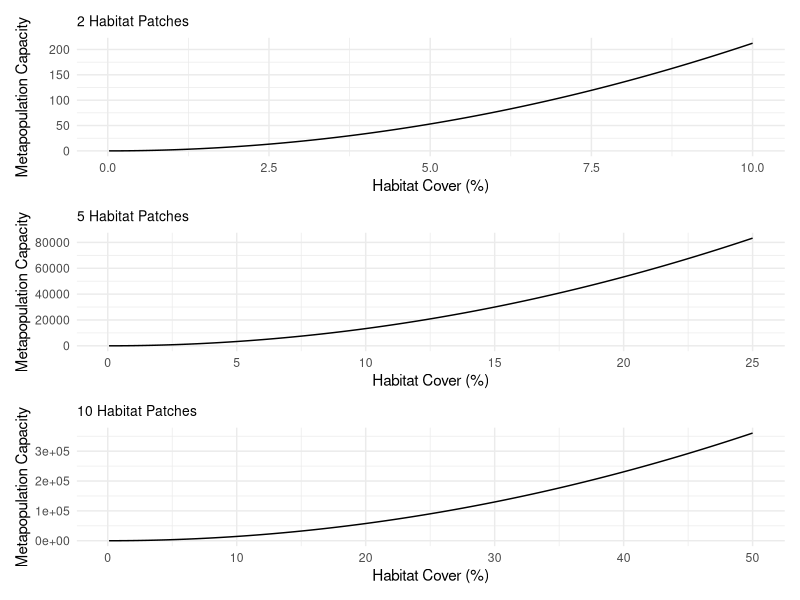
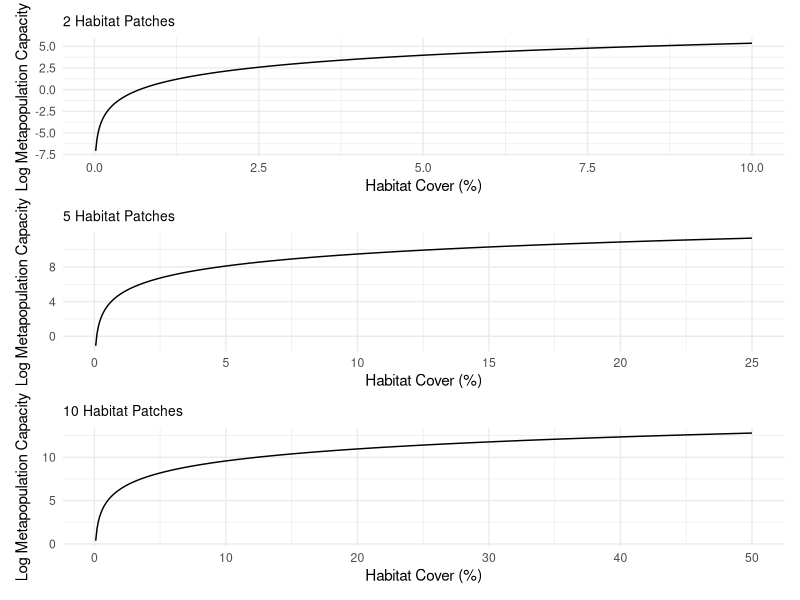
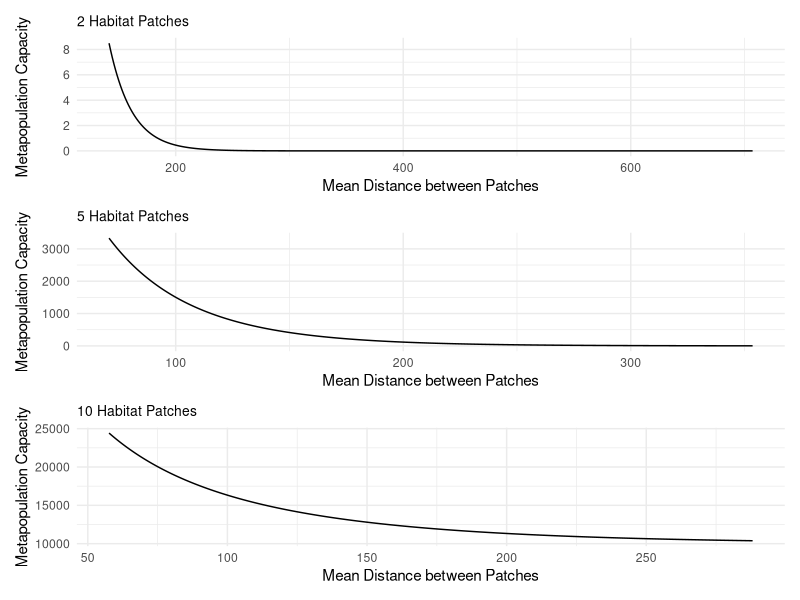
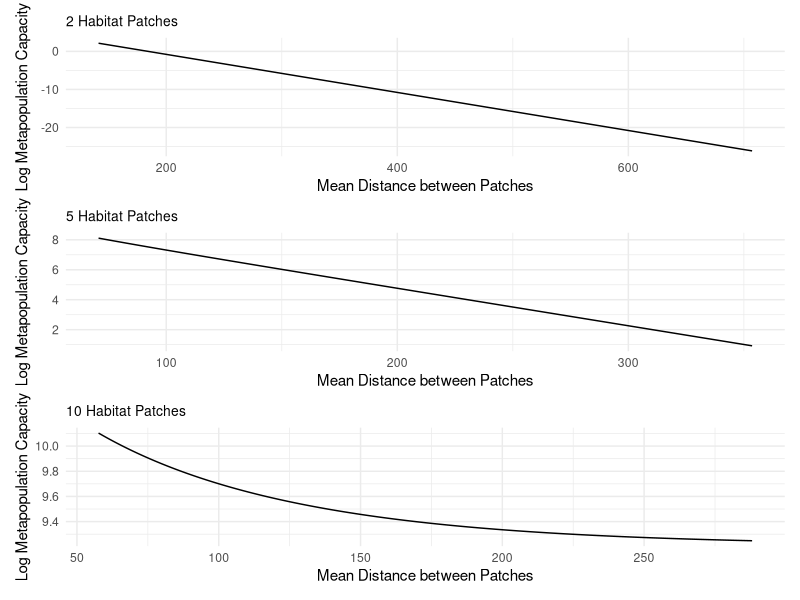
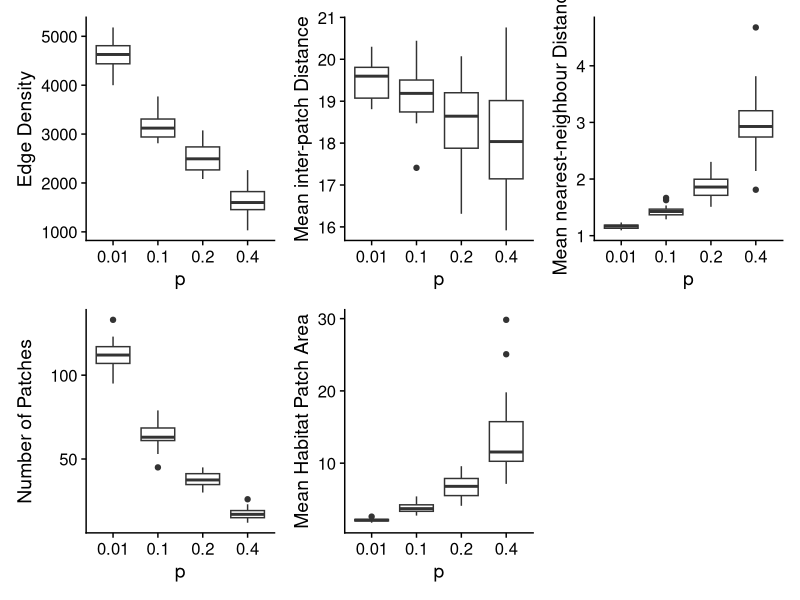

Write R code to recreate these figures, in order.
## ---- chunk 1


rm(list = ls())

library(tidyverse)
library(patchwork)


# Generate and Plot Habitat Patches ---------------------------------------


# Define 10 equally spaced habitat patches
points_10 <- data.frame(
  x = seq(0, 100, length.out = 10),
  y = seq(0, 100, length.out = 10)
)

# Define 5 equally spaced habitat patches
points_5 <- data.frame(
  x = seq(0, 100, length.out = 5),
  y = seq(0, 100, length.out = 5)
)

# Define 2 equally spaced habitat patches
points_2 <- data.frame(
  x = seq(0, 100, length.out = 2),
  y = seq(0, 100, length.out = 2)
)



# Calculate Metapopulation Capacity ---------------------------------------

# Set alpha
alpha <- 0.05  # change as needed

distance_matrix_2 <- as.matrix(dist(points_2))
distance_matrix_5 <- as.matrix(dist(points_5))
distance_matrix_10 <- as.matrix(dist(points_10))

# Number of patches
n_patches_2 <- nrow(points_2)
n_patches_5 <- nrow(points_5)
n_patches_10 <- nrow(points_10)

# Create results dataframe
results_2 <- data.frame(
  habitat_area = numeric(),
  metapop_cap = numeric()
)
results_5 <- data.frame(
  habitat_area = numeric(),
  metapop_cap = numeric()
)
results_10 <- data.frame(
  habitat_area = numeric(),
  metapop_cap = numeric()
)


# Loop from habitat area 1 to 500 for 2 patches
for (a in 1:500) {
  
  # generate area matrix
  area_matrix <- matrix(a^2, nrow = n_patches_2, ncol = n_patches_2)
  
  dispersal_matrix <- exp(-alpha * distance_matrix_2)
  
  diag(dispersal_matrix) <- 0 # set diagonal back to 0
  
  # multiply dispersal matrix by area matrix
  connectivity_matrix <- area_matrix * dispersal_matrix
  
  # extract eigenvalues
  eig <- eigen(connectivity_matrix)
  
  # find the leading eigenvalue
  leading_eig <- eig$values[1]
  
  # update results
  results_2 <- rbind(results_2, data.frame(habitat_area = a, metapop_cap = leading_eig))
}


# Loop from habitat area 1 to 500 for 5 patches
for (a in 1:500) {
  
  # generate area matrix
  area_matrix <- matrix(a^2, nrow = n_patches_5, ncol = n_patches_5)
  
  dispersal_matrix <- exp(-alpha * distance_matrix_5)
  
  diag(dispersal_matrix) <- 0 # set diagonal back to 0
  
  # multiply dispersal matrix by area matrix
  connectivity_matrix <- area_matrix * dispersal_matrix
  
  # extract eigenvalues
  eig <- eigen(connectivity_matrix)
  
  # find the leading eigenvalue
  leading_eig <- eig$values[1]
  
  # update results
  results_5 <- rbind(results_5, data.frame(habitat_area = a, metapop_cap = leading_eig))
}



# Loop from habitat area 1 to 500 for 10 patches
for (a in 1:500) {
  
  # generate area matrix
  area_matrix <- matrix(a^2, nrow = n_patches_10, ncol = n_patches_10)
  
  
  dispersal_matrix <- exp(-alpha * distance_matrix_10)
  
  diag(dispersal_matrix) <- 0 # set diagonal back to 0
  
  # multiply dispersal matrix by area matrix# Step 3: Connectivity matrix = area * dispersal
  connectivity_matrix <- area_matrix * dispersal_matrix
  
  # extract eigenvalues
  eig <- eigen(connectivity_matrix)
  
  # find the leading eigenvalue
  leading_eig <- eig$values[1]
  
  # update results
  results_10 <- rbind(results_10, data.frame(habitat_area = a, metapop_cap = leading_eig))
}







# Plot Graphs -------------------------------------------------------------

results_2$habitat_cover <- ((results_2$habitat_area * 2)/(100*100)) *100
results_5$habitat_cover <- ((results_5$habitat_area * 5)/(100*100)) *100
results_10$habitat_cover <- ((results_10$habitat_area * 10)/(100*100)) *100


# Plot Metapopulation Capacity

mp_1 <- ggplot(results_2, aes(x = habitat_cover, y = metapop_cap)) +
  geom_line() +
  labs(
    title = "2 Habitat Patches",
    x = "Habitat Cover (%)",
    y = "Metapopulation Capacity"
  ) +
  theme_minimal() +
  theme(
    plot.title = element_text(size = 10, face = "plain")
  )

mp_2 <- ggplot(results_5, aes(x = habitat_cover, y = metapop_cap)) +
  geom_line() +
  labs(
    title = "5 Habitat Patches",
    x = "Habitat Cover (%)",
    y = "Metapopulation Capacity"
  ) +
  theme_minimal() +
  theme(
    plot.title = element_text(size = 10, face = "plain")
  )

mp_3 <- ggplot(results_10, aes(x = habitat_cover, y = metapop_cap)) +
  geom_line() +
  labs(
    title = "10 Habitat Patches",
    x = "Habitat Cover (%)",
    y = "Metapopulation Capacity"
  ) +
  theme_minimal() +
  theme(
    plot.title = element_text(size = 10, face = "plain")
  )
  

mp_1 / mp_2 / mp_3


## ---- chunk 2


# Plot log metapopulation capacity

log_mp_1 <- ggplot(results_2, aes(x = habitat_cover, y = log(metapop_cap))) +
  geom_line() +
  labs(
    title = "2 Habitat Patches",
    x = "Habitat Cover (%)",
    y = "Log Metapopulation Capacity"
  ) +
  theme_minimal() +
  theme(
    plot.title = element_text(size = 10, face = "plain")
  )

log_mp_2 <- ggplot(results_5, aes(x = habitat_cover, y = log(metapop_cap))) +
  geom_line() +
  labs(
    title = "5 Habitat Patches",
    x = "Habitat Cover (%)",
    y = "Log Metapopulation Capacity"
  ) +
  theme_minimal() +
  theme(
    plot.title = element_text(size = 10, face = "plain")
  )

log_mp_3 <- ggplot(results_10, aes(x = habitat_cover, y = log(metapop_cap))) +
  geom_line() +
  labs(
    title = "10 Habitat Patches",
    x = "Habitat Cover (%)",
    y = "Log Metapopulation Capacity"
  ) +
  theme_minimal() +
  theme(
    plot.title = element_text(size = 10, face = "plain")
  )


log_mp_1 / log_mp_2 / log_mp_3



## ---- chunk 3



rm(list = ls())

library(tidyverse)
library(patchwork)


# Generate and Plot Habitat Patches ---------------------------------------


# Define 10 equally spaced habitat patches
points_10 <- data.frame(
  x = seq(0, 100, length.out = 10),
  y = seq(0, 100, length.out = 10)
)

# Define 5 equally spaced habitat patches
points_5 <- data.frame(
  x = seq(0, 100, length.out = 5),
  y = seq(0, 100, length.out = 5)
)

# Define 2 equally spaced habitat patches
points_2 <- data.frame(
  x = seq(0, 100, length.out = 2),
  y = seq(0, 100, length.out = 2)
)



# Calculate Metapopulation Capacity ---------------------------------------

# Set alpha
alpha <- 0.05  

# Number of patches
n_patches_2 <- nrow(points_2)
n_patches_5 <- nrow(points_5)
n_patches_10 <- nrow(points_10)

distance_matrix_2 <- as.matrix(dist(points_2))
distance_matrix_5 <- as.matrix(dist(points_5))
distance_matrix_10 <- as.matrix(dist(points_10))

# Create results dataframe
results_2 <- data.frame(
  mean_distance = numeric(),
  metapop_cap = numeric()
)
results_5 <- data.frame(
  mean_distance = numeric(),
  metapop_cap = numeric()
)
results_10 <- data.frame(
  mean_distance = numeric(),
  metapop_cap = numeric()
)

# set area to 100 units
a <- 100

# Loop from distance multiplier of 1 to 500
for (d in seq(1, 5, by = 0.01)) {
  
  # generate area matrix
  area_matrix <- matrix(a^2, nrow = n_patches_2, ncol = n_patches_2)
  
  scaled_distance_matrix <- distance_matrix_2 *d
  
  dispersal_matrix <- exp(-alpha * scaled_distance_matrix)
  
  diag(dispersal_matrix) <- 0 # set diagonal back to 0
  
  # multiply dispersal matrix by area matrix
  connectivity_matrix <- area_matrix * dispersal_matrix
  
  # extract eigenvalues
  eig <- eigen(connectivity_matrix)
  
  # find the leading eigenvalue
  leading_eig <- eig$values[1]
  
  # calculate mean distance
  dist_vector <- scaled_distance_matrix[lower.tri(scaled_distance_matrix)]
  mean_distance <- mean(dist_vector)
  
  # update results
  results_2 <- rbind(results_2, data.frame(mean_distance = mean_distance, metapop_cap = leading_eig))
}


# Loop from distance multiplier of 1 to 500
for (d in seq(1, 5, by = 0.01)) {
  
  # generate area matrix
  area_matrix <- matrix(a^2, nrow = n_patches_5, ncol = n_patches_5)
  
  distance_matrix <- distance_matrix_5 *d
  
  dispersal_matrix <- exp(-alpha * distance_matrix)
  
  diag(dispersal_matrix) <- 0 # set diagonal back to 0
  
  # multiply dispersal matrix by area matrix
  connectivity_matrix <- area_matrix * dispersal_matrix
  
  # extract eigenvalues
  eig <- eigen(connectivity_matrix)
  
  # find the leading eigenvalue
  leading_eig <- eig$values[1]
  
  # calculate mean distance
  dist_vector <- distance_matrix[lower.tri(distance_matrix)]
  mean_distance <- mean(dist_vector)
  
  # update results
  results_5 <- rbind(results_5, data.frame(mean_distance = mean_distance, metapop_cap = leading_eig))
}




# Loop from distance multiplier of 1 to 500
for (d in seq(1, 5, by = 0.01)) {
  
  # generate area matrix
  area_matrix <- matrix(a^2, nrow = n_patches_10, ncol = n_patches_10)
  
  distance_matrix <- distance_matrix_10 *d
  
  dispersal_matrix <- exp(-alpha * distance_matrix)
  
  # multiply dispersal matrix by area matrix
  connectivity_matrix <- area_matrix * dispersal_matrix
  
  # extract eigenvalues
  eig <- eigen(connectivity_matrix)
  
  # find the leading eigenvalue
  leading_eig <- eig$values[1]
  
  # calculate mean distance
  dist_vector <- distance_matrix[lower.tri(distance_matrix)]
  mean_distance <- mean(dist_vector)
  
  # update results
  results_10 <- rbind(results_10, data.frame(mean_distance = mean_distance, metapop_cap = leading_eig))
}







# Plot Graphs -------------------------------------------------------------


# Plot Metapopulation Capacity

mp_1 <- ggplot(results_2, aes(x = mean_distance, y = metapop_cap)) +
  geom_line() +
  labs(
    title = "2 Habitat Patches",
    x = "Mean Distance between Patches",
    y = "Metapopulation Capacity"
  ) +
  theme_minimal() +
  theme(
    plot.title = element_text(size = 10, face = "plain")
  )

mp_2 <- ggplot(results_5, aes(x = mean_distance, y = metapop_cap)) +
  geom_line() +
  labs(
    title = "5 Habitat Patches",
    x = "Mean Distance between Patches",
    y = "Metapopulation Capacity"
  ) +
  theme_minimal() +
  theme(
    plot.title = element_text(size = 10, face = "plain")
  )

mp_3 <- ggplot(results_10, aes(x = mean_distance, y = metapop_cap)) +
  geom_line() +
  labs(
    title = "10 Habitat Patches",
    x = "Mean Distance between Patches",
    y = "Metapopulation Capacity"
  ) +
  theme_minimal() +
  theme(
    plot.title = element_text(size = 10, face = "plain")
  )


mp_1 / mp_2 / mp_3

## ---- chunk 4

# Plot log metapopulation capacity

log_mp_1 <- ggplot(results_2, aes(x = mean_distance, y = log(metapop_cap))) +
  geom_line() +
  labs(
    title = "2 Habitat Patches",
    x = "Mean Distance between Patches",
    y = "Log Metapopulation Capacity"
  ) +
  theme_minimal() +
  theme(
    plot.title = element_text(size = 10, face = "plain")
  )

log_mp_2 <- ggplot(results_5, aes(x = mean_distance, y = log(metapop_cap))) +
  geom_line() +
  labs(
    title = "5 Habitat Patches",
    x = "Mean Distance between Patches",
    y = "Log Metapopulation Capacity"
  ) +
  theme_minimal() +
  theme(
    plot.title = element_text(size = 10, face = "plain")
  )

log_mp_3 <- ggplot(results_10, aes(x = mean_distance, y = log(metapop_cap))) +
  geom_line() +
  labs(
    title = "10 Habitat Patches",
    x = "Mean Distance between Patches",
    y = "Log Metapopulation Capacity"
  ) +
  theme_minimal() +
  theme(
    plot.title = element_text(size = 10, face = "plain")
  )


log_mp_1 / log_mp_2 / log_mp_3



## ---- chunk 5

rm(list = ls())

library(tidyverse)
library(cowplot)
library(patchwork)

df <- read.csv("Results_Folder/Exploring Metapopulation Capacity/Configuration Distance Relationship/config_dist_summary.csv")

p1 <- ggplot(df, aes(x = as.factor(p), y = edge_density)) +
  geom_boxplot() +
  labs(x = "p", y = "Edge Density") +
  theme_minimal() +
  theme(axis.text.x = element_text(angle = 45, hjust = 1)) +
  theme_cowplot()

p2 <- ggplot(df, aes(x = as.factor(p), y = mean_distance )) +
  geom_boxplot() +
  labs(x = "p", y = "Mean inter-patch Distance") +
  theme_minimal() +
  theme(axis.text.x = element_text(angle = 45, hjust = 1)) +
  theme_cowplot()

p3 <- ggplot(df, aes(x = as.factor(p), y = mean_nearest_distance )) +
  geom_boxplot() +
  labs(x = "p", y = "Mean nearest-neighbour Distance") +
  theme_minimal() +
  theme(axis.text.x = element_text(angle = 45, hjust = 1)) +
  theme_cowplot()

p4 <- ggplot(df, aes(x = as.factor(p), y = num_patches )) +
  geom_boxplot() +
  labs(x = "p", y = "Number of Patches") +
  theme_minimal() +
  theme(axis.text.x = element_text(angle = 45, hjust = 1)) +
  theme_cowplot()

p5 <- ggplot(df, aes(x = as.factor(p), y = mean_patch_area )) +
  geom_boxplot() +
  labs(x = "p", y = "Mean Habitat Patch Area") +
  theme_minimal() +
  theme(axis.text.x = element_text(angle = 45, hjust = 1)) +
  theme_cowplot()

p1 + p2 + p3 + p4 + p5


